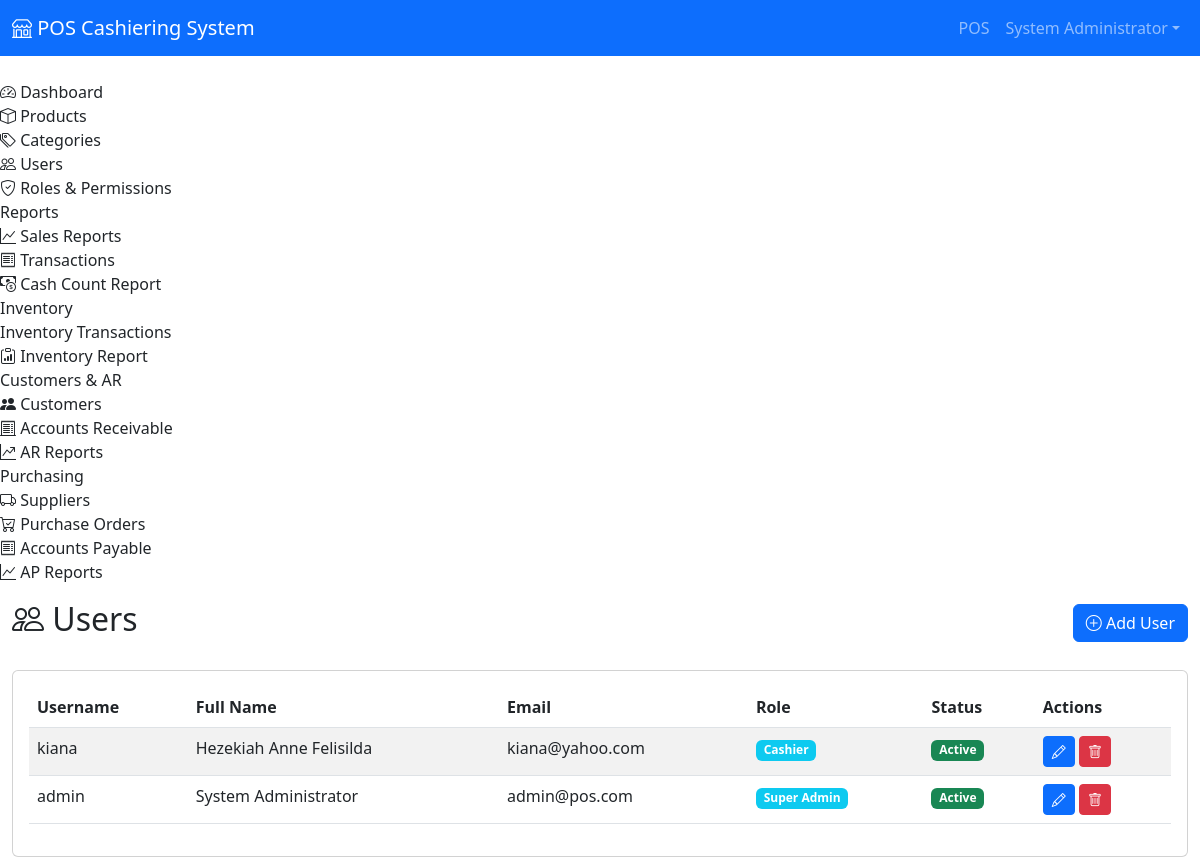
The app's page /POS/admin/users.php (signed in) with its own data.
### tables this page shows
CREATE TABLE `users` (
  `id` int(11) NOT NULL AUTO_INCREMENT,
  `username` varchar(50) NOT NULL,
  `email` varchar(100) NOT NULL,
  `password` varchar(255) NOT NULL,
  `full_name` varchar(100) NOT NULL,
  `avatar_url` varchar(255) DEFAULT NULL COMMENT 'Profile image path relative to uploads/avatars/',
  `role_id` int(11) NOT NULL,
  `is_active` tinyint(1) DEFAULT 1,
  `created_at` timestamp NOT NULL DEFAULT current_timestamp(),
  `updated_at` timestamp NOT NULL DEFAULT current_timestamp() ON UPDATE current_timestamp(),
  PRIMARY KEY (`id`),
  UNIQUE KEY `username` (`username`),
  UNIQUE KEY `email` (`email`),
  KEY `idx_role` (`role_id`),
  KEY `idx_active` (`is_active`)
);

CREATE TABLE `roles` (
  `id` int(11) NOT NULL AUTO_INCREMENT,
  `role_name` varchar(50) NOT NULL,
  `description` text DEFAULT NULL,
  `created_at` timestamp NOT NULL DEFAULT current_timestamp(),
  PRIMARY KEY (`id`),
  UNIQUE KEY `role_name` (`role_name`)
);

### POS/config/database.php (called while the page is built, shortened)
<?php
class Database {
    private $host = DB_HOST;
    private $user = DB_USER;
    private $pass = DB_PASS;
    private $name = DB_NAME;
    private $conn;
    private function connect() {
        try {
            $this->conn = new PDO(
                "mysql:host={$this->host};dbname={$this->name};charset=utf8mb4",
                $this->user,
                $this->pass,
                [
                    PDO::ATTR_ERRMODE => PDO::ERRMODE_EXCEPTION,
                    PDO::ATTR_DEFAULT_FETCH_MODE => PDO::FETCH_ASSOC,
                    PDO::ATTR_EMULATE_PREPARES => false
                ]
            );
        } catch (PDOException $e) {
            error_log("Database connection failed: " . $e->getMessage());
            throw new Exception("Database connection failed. Please check your database configuration and ensure the database 'pos_system' exists. Error: " . $e->getMessage());
        }
    }
    public function query($sql, $params = []) {
        try {
            $stmt = $this->conn->prepare($sql);
            $stmt->execute($params);
            return $stmt;
        } catch (PDOException $e) {
            error_log("Database query error: " . $e->getMessage());
            throw $e;
        }
    }
    public function fetchAll($sql, $params = []) {
        return $this->query($sql, $params)->fetchAll();
    }
}

### POS/admin/users.php (the view, shortened to what this page needs)
<?php
require_once __DIR__ . '/includes/header.php';
require_once __DIR__ . '/../config/database.php';
$db = new Database();
$users = $db->fetchAll(
    "SELECT u.*, r.role_name
     FROM users u
     JOIN roles r ON u.role_id = r.id
     ORDER BY u.created_at DESC"
);
?>
<div class="d-flex justify-content-between align-items-center mb-4">
    <h2><i class="bi bi-people"></i> Users</h2>
    <button class="btn btn-primary" data-bs-toggle="modal" data-bs-target="#userModal" onclick="openUserModal()">
        <i class="bi bi-plus-circle"></i> Add User
    </button>
</div>
<div class="card">
    <div class="card-body">
        <div class="table-responsive">
            <table class="table table-striped">
                <thead>
                    <tr>
                        <th>Username</th>
                        <th>Full Name</th>
                        <th>Email</th>
                        <th>Role</th>
                        <th>Status</th>
                        <th>Actions</th>
                    </tr>
                </thead>
                <tbody>
                    <?php foreach ($users as $user): ?>
                    <tr>
                        <td><?php echo htmlspecialchars($user['username']); ?></td>
                        <td><?php echo htmlspecialchars($user['full_name']); ?></td>
                        <td><?php echo htmlspecialchars($user['email']); ?></td>
                        <td><span class="badge bg-info"><?php echo htmlspecialchars($user['role_name']); ?></span></td>
                        <td>
                            <span class="badge <?php echo $user['is_active'] ? 'bg-success' : 'bg-secondary'; ?>">
                                <?php echo $user['is_active'] ? 'Active' : 'Inactive'; ?>
                            </span>
                        </td>
                        <td>
                            <button class="btn btn-sm btn-primary" onclick="editUser(<?php echo htmlspecialchars(json_encode($user)); ?>)">
                                <i class="bi bi-pencil"></i>
                            </button>
                            <button class="btn btn-sm btn-danger" onclick="deleteUser(<?php echo $user['id']; ?>)">
                                <i class="bi bi-trash"></i>
                            </button>
                        </td>
                    </tr>
                    <?php endforeach; ?>
                </tbody>
            </table>
        </div>
    </div>
</div>
<?php require_once __DIR__ . '/includes/footer.php'; ?>

### records on screen
users: username "kiana", full_name "Hezekiah Anne Felisilda", email "kiana@yahoo.com", role.role_name "Cashier", is_active "Active"
users: username "admin", full_name "System Administrator", email "admin@pos.com", role.role_name "Super Admin", is_active "Active"

### other values on screen
APP_NAME "POS Cashiering System"
$currentUser['full_name'] "System Administrator"
